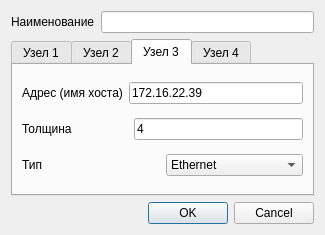
<?xml version="1.0" encoding="UTF-8"?>
<ui version="4.0">
 <class>Property</class>
 <widget class="QDialog" name="Property">
  <property name="geometry">
   <rect>
    <x>0</x>
    <y>0</y>
    <width>325</width>
    <height>235</height>
   </rect>
  </property>
  <property name="windowTitle">
   <string>Свойства Обьекта</string>
  </property>
  <layout class="QGridLayout" name="gridLayout_5">
   <item row="0" column="0">
    <layout class="QHBoxLayout" name="horizontalLayout">
     <item>
      <widget class="QLabel" name="label">
       <property name="text">
        <string>Наименование</string>
       </property>
      </widget>
     </item>
     <item>
      <widget class="QLineEdit" name="txtName"/>
     </item>
    </layout>
   </item>
   <item row="1" column="0">
    <widget class="QTabWidget" name="tabWidget">
     <property name="currentIndex">
      <number>2</number>
     </property>
     <widget class="QWidget" name="tab">
      <attribute name="title">
       <string>Узел 1</string>
      </attribute>
      <layout class="QGridLayout" name="gridLayout">
       <item row="0" column="0">
        <layout class="QHBoxLayout" name="horizontalLayout_17">
         <item>
          <widget class="QLabel" name="label_17">
           <property name="text">
            <string>Адрес (имя хоста)</string>
           </property>
          </widget>
         </item>
         <item>
          <widget class="QLineEdit" name="lineEdit_12">
           <property name="text">
            <string>172.16.22.39</string>
           </property>
          </widget>
         </item>
        </layout>
       </item>
       <item row="1" column="0">
        <layout class="QHBoxLayout" name="horizontalLayout_18">
         <item>
          <widget class="QLabel" name="label_18">
           <property name="text">
            <string>Толщина</string>
           </property>
          </widget>
         </item>
         <item>
          <spacer name="horizontalSpacer_11">
           <property name="orientation">
            <enum>Qt::Horizontal</enum>
           </property>
           <property name="sizeType">
            <enum>QSizePolicy::Minimum</enum>
           </property>
           <property name="sizeHint" stdset="0">
            <size>
             <width>56</width>
             <height>20</height>
            </size>
           </property>
          </spacer>
         </item>
         <item>
          <widget class="QLineEdit" name="lineEdit_13">
           <property name="text">
            <string>4</string>
           </property>
          </widget>
         </item>
        </layout>
       </item>
       <item row="2" column="0">
        <layout class="QHBoxLayout" name="horizontalLayout_19">
         <item>
          <widget class="QLabel" name="label_19">
           <property name="text">
            <string>Тип</string>
           </property>
          </widget>
         </item>
         <item>
          <widget class="QComboBox" name="comboBox_6">
           <item>
            <property name="text">
             <string>Ethernet</string>
            </property>
           </item>
           <item>
            <property name="text">
             <string>Радиосвязь</string>
            </property>
           </item>
           <item>
            <property name="text">
             <string>СКС</string>
            </property>
           </item>
           <item>
            <property name="text">
             <string>ВОЛС</string>
            </property>
           </item>
          </widget>
         </item>
        </layout>
       </item>
      </layout>
     </widget>
     <widget class="QWidget" name="tab_2">
      <attribute name="title">
       <string>Узел 2</string>
      </attribute>
      <layout class="QGridLayout" name="gridLayout_4">
       <item row="0" column="0">
        <layout class="QHBoxLayout" name="horizontalLayout_13">
         <item>
          <widget class="QLabel" name="label_13">
           <property name="text">
            <string>Адрес (имя хоста)</string>
           </property>
          </widget>
         </item>
         <item>
          <widget class="QLineEdit" name="lineEdit_9">
           <property name="text">
            <string>172.16.22.39</string>
           </property>
          </widget>
         </item>
        </layout>
       </item>
       <item row="1" column="0">
        <layout class="QHBoxLayout" name="horizontalLayout_12">
         <item>
          <widget class="QLabel" name="label_12">
           <property name="text">
            <string>Толщина</string>
           </property>
          </widget>
         </item>
         <item>
          <spacer name="horizontalSpacer_8">
           <property name="orientation">
            <enum>Qt::Horizontal</enum>
           </property>
           <property name="sizeType">
            <enum>QSizePolicy::Minimum</enum>
           </property>
           <property name="sizeHint" stdset="0">
            <size>
             <width>56</width>
             <height>20</height>
            </size>
           </property>
          </spacer>
         </item>
         <item>
          <widget class="QLineEdit" name="lineEdit_8">
           <property name="text">
            <string>4</string>
           </property>
          </widget>
         </item>
        </layout>
       </item>
       <item row="2" column="0">
        <layout class="QHBoxLayout" name="horizontalLayout_11">
         <item>
          <widget class="QLabel" name="label_11">
           <property name="text">
            <string>Тип</string>
           </property>
          </widget>
         </item>
         <item>
          <widget class="QComboBox" name="comboBox_4">
           <item>
            <property name="text">
             <string>Ethernet</string>
            </property>
           </item>
           <item>
            <property name="text">
             <string>Радиосвязь</string>
            </property>
           </item>
           <item>
            <property name="text">
             <string>СКС</string>
            </property>
           </item>
           <item>
            <property name="text">
             <string>ВОЛС</string>
            </property>
           </item>
          </widget>
         </item>
        </layout>
       </item>
      </layout>
     </widget>
     <widget class="QWidget" name="tab_3">
      <attribute name="title">
       <string>Узел 3</string>
      </attribute>
      <layout class="QGridLayout" name="gridLayout_3">
       <item row="0" column="0">
        <layout class="QHBoxLayout" name="horizontalLayout_16">
         <item>
          <widget class="QLabel" name="label_16">
           <property name="text">
            <string>Адрес (имя хоста)</string>
           </property>
          </widget>
         </item>
         <item>
          <widget class="QLineEdit" name="lineEdit_11">
           <property name="text">
            <string>172.16.22.39</string>
           </property>
          </widget>
         </item>
        </layout>
       </item>
       <item row="1" column="0">
        <layout class="QHBoxLayout" name="horizontalLayout_15">
         <item>
          <widget class="QLabel" name="label_15">
           <property name="text">
            <string>Толщина</string>
           </property>
          </widget>
         </item>
         <item>
          <spacer name="horizontalSpacer_10">
           <property name="orientation">
            <enum>Qt::Horizontal</enum>
           </property>
           <property name="sizeType">
            <enum>QSizePolicy::Minimum</enum>
           </property>
           <property name="sizeHint" stdset="0">
            <size>
             <width>56</width>
             <height>20</height>
            </size>
           </property>
          </spacer>
         </item>
         <item>
          <widget class="QLineEdit" name="lineEdit_10">
           <property name="text">
            <string>4</string>
           </property>
          </widget>
         </item>
        </layout>
       </item>
       <item row="2" column="0">
        <layout class="QHBoxLayout" name="horizontalLayout_14">
         <item>
          <widget class="QLabel" name="label_14">
           <property name="text">
            <string>Тип</string>
           </property>
          </widget>
         </item>
         <item>
          <widget class="QComboBox" name="comboBox_5">
           <item>
            <property name="text">
             <string>Ethernet</string>
            </property>
           </item>
           <item>
            <property name="text">
             <string>Радиосвязь</string>
            </property>
           </item>
           <item>
            <property name="text">
             <string>СКС</string>
            </property>
           </item>
           <item>
            <property name="text">
             <string>ВОЛС</string>
            </property>
           </item>
          </widget>
         </item>
        </layout>
       </item>
      </layout>
     </widget>
     <widget class="QWidget" name="tab_4">
      <attribute name="title">
       <string>Узел 4</string>
      </attribute>
      <layout class="QGridLayout" name="gridLayout_2">
       <item row="0" column="0">
        <layout class="QHBoxLayout" name="horizontalLayout_8">
         <item>
          <widget class="QLabel" name="label_8">
           <property name="text">
            <string>Адрес (имя хоста)</string>
           </property>
          </widget>
         </item>
         <item>
          <widget class="QLineEdit" name="lineEdit_6">
           <property name="text">
            <string>172.16.22.39</string>
           </property>
          </widget>
         </item>
        </layout>
       </item>
       <item row="1" column="0">
        <layout class="QHBoxLayout" name="horizontalLayout_10">
         <item>
          <widget class="QLabel" name="label_10">
           <property name="text">
            <string>Толщина</string>
           </property>
          </widget>
         </item>
         <item>
          <spacer name="horizontalSpacer_6">
           <property name="orientation">
            <enum>Qt::Horizontal</enum>
           </property>
           <property name="sizeType">
            <enum>QSizePolicy::Minimum</enum>
           </property>
           <property name="sizeHint" stdset="0">
            <size>
             <width>56</width>
             <height>20</height>
            </size>
           </property>
          </spacer>
         </item>
         <item>
          <widget class="QLineEdit" name="lineEdit_7">
           <property name="text">
            <string>4</string>
           </property>
          </widget>
         </item>
        </layout>
       </item>
       <item row="2" column="0">
        <layout class="QHBoxLayout" name="horizontalLayout_9">
         <item>
          <widget class="QLabel" name="label_20">
           <property name="text">
            <string>Тип</string>
           </property>
          </widget>
         </item>
         <item>
          <widget class="QComboBox" name="comboBox_3">
           <item>
            <property name="text">
             <string>Ethernet</string>
            </property>
           </item>
           <item>
            <property name="text">
             <string>Радиосвязь</string>
            </property>
           </item>
           <item>
            <property name="text">
             <string>СКС</string>
            </property>
           </item>
           <item>
            <property name="text">
             <string>ВОЛС</string>
            </property>
           </item>
          </widget>
         </item>
        </layout>
       </item>
      </layout>
     </widget>
    </widget>
   </item>
   <item row="2" column="0">
    <widget class="QDialogButtonBox" name="buttonBox">
     <property name="orientation">
      <enum>Qt::Horizontal</enum>
     </property>
     <property name="standardButtons">
      <set>QDialogButtonBox::Cancel|QDialogButtonBox::Ok</set>
     </property>
    </widget>
   </item>
  </layout>
 </widget>
 <resources/>
 <connections>
  <connection>
   <sender>buttonBox</sender>
   <signal>accepted()</signal>
   <receiver>Property</receiver>
   <slot>accept()</slot>
   <hints>
    <hint type="sourcelabel">
     <x>248</x>
     <y>254</y>
    </hint>
    <hint type="destinationlabel">
     <x>157</x>
     <y>274</y>
    </hint>
   </hints>
  </connection>
  <connection>
   <sender>buttonBox</sender>
   <signal>rejected()</signal>
   <receiver>Property</receiver>
   <slot>reject()</slot>
   <hints>
    <hint type="sourcelabel">
     <x>316</x>
     <y>260</y>
    </hint>
    <hint type="destinationlabel">
     <x>286</x>
     <y>274</y>
    </hint>
   </hints>
  </connection>
 </connections>
</ui>
